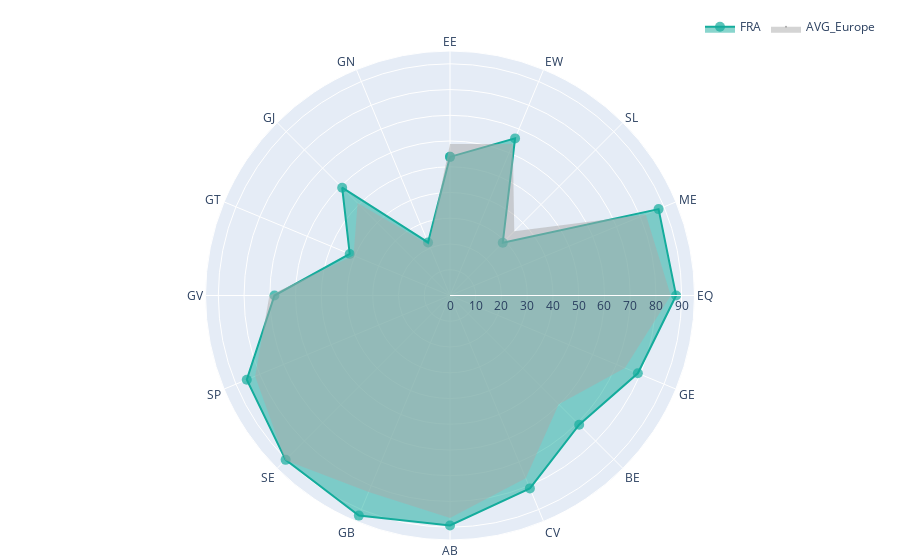

Notebook cell for this chart:
### Code cell
ISO = 'FRA'
REF = 'AVG_' + "_".join(data[data.ISO == ISO][['Continent']].drop_duplicates().values[0].tolist())

df = data[(data.ISO.isin([ISO, REF])) & (data.Aggregation == 'Category') & (data.Year == 2020)].fillna(0)
continent = df.Continent.values[0]
inc_level = df.IncomeLevel.values[0]

df = df.round(2)
fig = go.Figure()
cats = ['EE', 'EW', 'SL', 'ME',
        'EQ', 'GE', 'BE', 'CV',
        'AB', 'GB', 'SE', 'SP',
        'GV', 'GT', 'GJ', 'GN']
df = df.set_index('Variable').T[cats].T.reset_index()

fig = px.line_polar(df[df.ISO == ISO],
                    r="Value", theta="Variable", color="ISO", line_close=True,
                    color_discrete_map={ISO: '#14ac9c', REF: 'darkgrey'},
                    hover_name='Variable_name',
                    hover_data={'ISO': False, 'Variable': False,
                                'Continental_Rank': True,
                                'Income_Rank': False},
                    labels={"Value": 'Score',
                            'ISO': '',
                            'Continental_Rank': f'Rank in {continent}',
                            })
fig.update_traces(mode="markers+lines", marker=dict(opacity=0.7, size=10))

fig.add_trace(go.Scatterpolar(
        r = df[df.ISO == REF]['Value'],
        theta = df[df.ISO == REF]['Variable'],
        name=REF,
        mode = 'markers',
        marker=dict(color='darkgrey', size=0.1),
        hoverinfo='skip')
    )


fig.update_traces(fill='toself')
fig.update_layout(margin={"r": 20, "t": 20, "l": 20, "b": 20},
                  showlegend=True)
fig.update_layout(legend=dict(
    orientation="h",
    yanchor="bottom",
    y=1.02,
    xanchor="right",
    x=1
))

### Figure 1 — Plotly figure (JSON) as saved in the notebook; plotly's stock layout.template omitted (floating-point values rounded to 4 significant figures)
{"data": [{"customdata": [["FRA", "EE", 25, 27], ["FRA", "EW", 12, 13], ["FRA", "SL", 23, 25], ["FRA", "ME", 9, 16], ["FRA", "EQ", 20, 24], ["FRA", "GE", 12, 25], ["FRA", "BE", 15, 15], ["FRA", "CV", 19, 20], ["FRA", "AB", 24, 40], ["FRA", "GB", 11, 11], ["FRA", "SE", 24, 32], ["FRA", "SP", 15, 19], ["FRA", "GV", 25, 31], ["FRA", "GT", 20, 23], ["FRA", "GJ", 11, 13], ["FRA", "GN", 24, 22], ["FRA", "EE", 25, 27]], "fill": "toself", "hovertemplate": "<b>%{hovertext}</b><br><br>Score=%{r}<br>Rank in Europe=%{customdata[2]}<extra></extra>", "hovertext": ["Efficient and and sustainable energy", "Efficient and sustainable water use", "Sustainable land use", "Material use efficiency", "Environmental quality", "Greenhouse gas emissions reductions", "Biodiversity and ecosystem protection", "Cultural and social value", "Access to basic services and resources", "Gender balance", "Social equity", "Social protection", "Green investment", "Green trade", "Green employment", "Green innovation", "Efficient and and sustainable energy"], "legendgroup": "FRA", "line": {"color": "#14ac9c", "dash": "solid"}, "marker": {"opacity": 0.7, "size": 10}, "mode": "markers+lines", "name": "FRA", "r": [53.85, 66.05, 28.99, 87.7, 87.83, 78.98, 70.96, 81.1, 89.34, 92.55, 90.29, 85.45, 68.2, 42.17, 59.24, 22.3, 53.85], "showlegend": true, "subplot": "polar", "theta": ["EE", "EW", "SL", "ME", "EQ", "GE", "BE", "CV", "AB", "GB", "SE", "SP", "GV", "GT", "GJ", "GN", "EE"], "type": "scatterpolar"}, {"fill": "toself", "hoverinfo": "skip", "marker": {"color": "darkgrey", "size": 0.1}, "mode": "markers", "name": "AVG_Europe", "r": [58.82, 63.75, 35.31, 82.33, 85.76, 73.56, 59.74, 76.89, 86.46, 82.62, 90.48, 81.95, 70.15, 40.57, 50.76, 21.37], "theta": ["EE", "EW", "SL", "ME", "EQ", "GE", "BE", "CV", "AB", "GB", "SE", "SP", "GV", "GT", "GJ", "GN"], "type": "scatterpolar"}], "layout": {"legend": {"orientation": "h", "title": {"text": ""}, "tracegroupgap": 0, "x": 1, "xanchor": "right", "y": 1.02, "yanchor": "bottom"}, "margin": {"b": 20, "l": 20, "r": 20, "t": 20}, "polar": {"angularaxis": {"direction": "clockwise", "rotation": 90}, "domain": {"x": [0, 1], "y": [0, 1]}}, "showlegend": true}}
